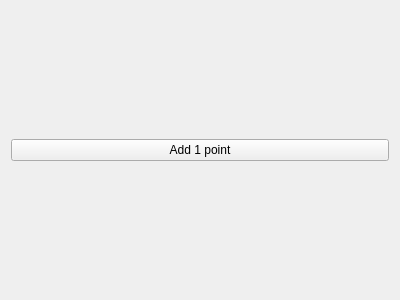
<?xml version="1.0" encoding="UTF-8"?>
<ui version="4.0">
 <class>Form</class>
 <widget class="QWidget" name="Form">
  <property name="geometry">
   <rect>
    <x>0</x>
    <y>0</y>
    <width>400</width>
    <height>300</height>
   </rect>
  </property>
  <property name="cursor">
   <cursorShape>ArrowCursor</cursorShape>
  </property>
  <property name="windowTitle">
   <string>Apple Pi Scouter</string>
  </property>
  <layout class="QVBoxLayout" name="verticalLayout_2">
   <item>
    <layout class="QVBoxLayout" name="verticalLayout">
     <item>
      <widget class="QPushButton" name="addpt_btn">
       <property name="text">
        <string>Add 1 point</string>
       </property>
      </widget>
     </item>
    </layout>
   </item>
  </layout>
 </widget>
 <resources/>
 <connections/>
</ui>
